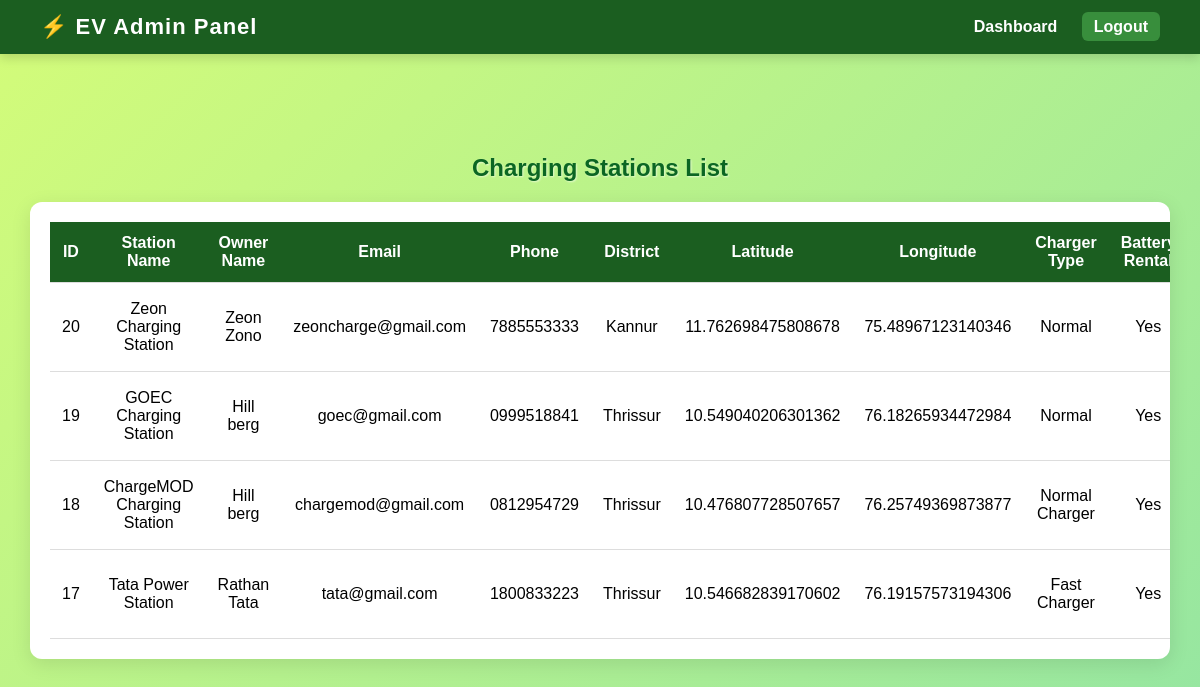
Screenshot of /admin_view_stations.php with the database file from the repository.
### tables this page shows
CREATE TABLE `stations` (
  `id` int(11) NOT NULL,
  `station_name` varchar(200) NOT NULL,
  `owner_name` varchar(200) NOT NULL,
  `email` varchar(200) NOT NULL,
  `phone` varchar(200) NOT NULL,
  `district` varchar(200) NOT NULL,
  `location` varchar(250) NOT NULL,
  `latitude` varchar(200) NOT NULL,
  `longitude` varchar(200) NOT NULL,
  `charger_type` varchar(200) NOT NULL,
  `battery_rental` varchar(200) NOT NULL,
  `username` varchar(200) NOT NULL,
  `password` varchar(200) NOT NULL,
  `image_path` varchar(255) NOT NULL,
  `registered_on` datetime NOT NULL,
  `status` enum('pending','approved','rejected') NOT NULL DEFAULT 'pending'
);

### admin_view_stations.php (the view, shortened to what this page needs)
<?php
include "db.php";
$result = mysqli_query($conn, "SELECT * FROM stations ORDER BY id DESC");
?>
<!DOCTYPE html>
<html lang="en">
<head>
</head>
<body>
<div class="navbar">
  <h1>⚡ EV Admin Panel</h1>
  <div>
    <a href="admin_dashboard.php">Dashboard</a>
    <a href="admin_logout.php" style="background:#388e3c; padding:6px 12px; border-radius:6px;">Logout</a>
  </div>
</div>
<h2>Charging Stations List</h2>
<div class="table-container">
  <table>
    <tr>
      <th>ID</th>
      <th>Station Name</th>
      <th>Owner Name</th>
      <th>Email</th>
      <th>Phone</th>
      <th>District</th>
      <th>Latitude</th>
      <th>Longitude</th>
      <th>Charger Type</th>
      <th>Battery Rental</th>
    </tr>
    <?php while ($row = mysqli_fetch_assoc($result)) { ?>
    <tr>
      <td><?= htmlspecialchars($row['id']) ?></td>
      <td><?= htmlspecialchars($row['station_name']) ?></td>
      <td><?= htmlspecialchars($row['owner_name']) ?></td>
      <td><?= htmlspecialchars($row['email']) ?></td>
      <td><?= htmlspecialchars($row['phone']) ?></td>
      <td><?= htmlspecialchars($row['district']) ?></td>
      <td><?= htmlspecialchars($row['latitude']) ?></td>
      <td><?= htmlspecialchars($row['longitude']) ?></td>
      <td><?= htmlspecialchars($row['charger_type']) ?></td>
      <td><?= htmlspecialchars($row['battery_rental']) ?></td>
    </tr>
    <?php } ?>
  </table>
</div>
</body>
</html>

### admin_view_stations.php (style rules this page uses)
body { font-family: "Poppins", sans-serif; background: linear-gradient(135deg, #d4fc79, #96e6a1); margin: 0; padding: 0; }
.navbar { background: #1b5e20; color: white; display: flex; justify-content: space-between; align-items: center; padding: 14px 40px; box-shadow: 0 4px 10px rgba(0,0,0,0.15); position: sticky; top: 0; z-index: 10; }
.navbar h1 { margin: 0; font-size: 22px; letter-spacing: 1px; }
.navbar a { color: white; text-decoration: none; margin-left: 20px; font-weight: 600; transition: 0.3s; }
h2 { color: #0b6623; text-align: center; margin: 100px 0 20px; text-shadow: 1px 1px 2px #ffffff90; }
.table-container { max-width: 100%; overflow-x: auto; background: #fff; border-radius: 12px; box-shadow: 0 5px 20px rgba(0,0,0,0.1); padding: 20px; margin: 0 30px 50px; }
table { width: 100%; border-collapse: collapse; min-width: 1100px; }
th, td { text-align: center; padding: 12px; border-bottom: 1px solid #ddd; }
th { background: #1b5e20; color: white; position: sticky; top: 0; z-index: 1; }

### rows the page displays
stations: id "20", station_name "Zeon Charging Station", owner_name "Zeon Zono", email "zeoncharge@gmail.com", phone "7885553333", district "Kannur", latitude "11.762698475808678", longitude "75.48967123140346", charger_type "Normal", battery_rental "Yes"
stations: id "19", station_name "GOEC Charging Station", owner_name "Hill berg", email "goec@gmail.com", phone "0999518841", district "Thrissur", latitude "10.549040206301362", longitude "76.18265934472984", charger_type "Normal", battery_rental "Yes"
stations: id "18", station_name "ChargeMOD Charging Station", owner_name "Hill berg", email "chargemod@gmail.com", phone "0812954729", district "Thrissur", latitude "10.476807728507657", longitude "76.25749369873877", charger_type "Normal Charger", battery_rental "Yes"
stations: id "17", station_name "Tata Power Station", owner_name "Rathan Tata", email "tata@gmail.com", phone "1800833223", district "Thrissur", latitude "10.546682839170602", longitude "76.19157573194306", charger_type "Fast Charger", battery_rental "Yes"
